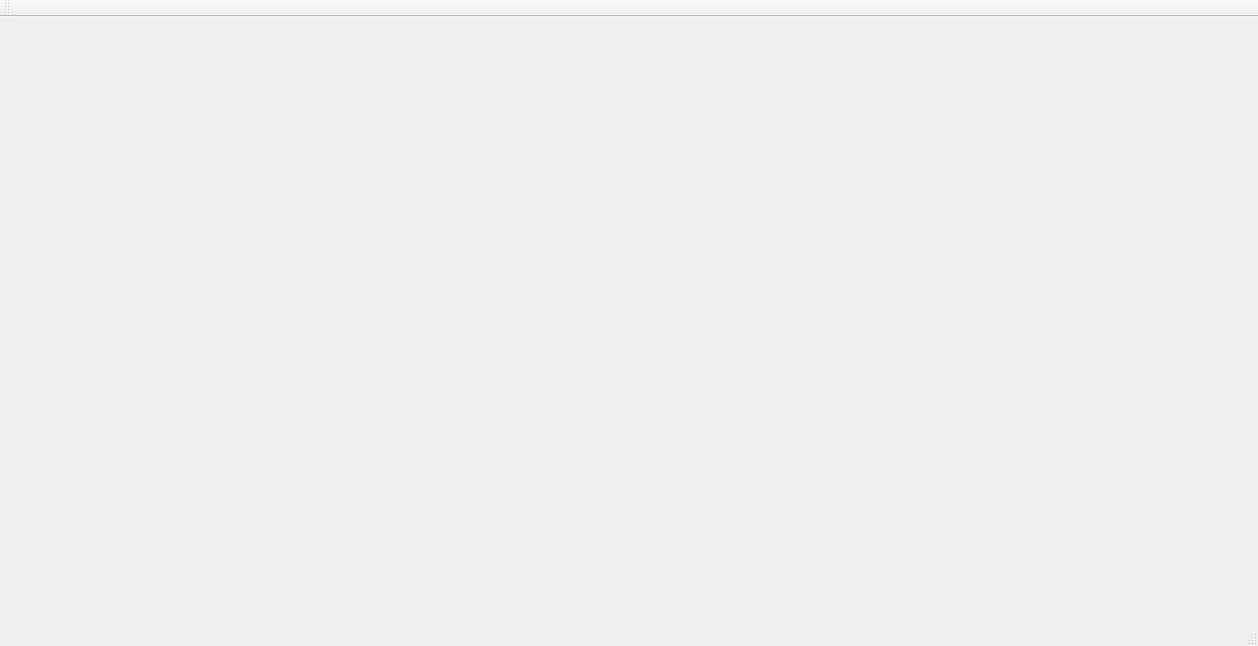
<?xml version="1.0" encoding="UTF-8"?>
<ui version="4.0">
 <class>MainWindow</class>
 <widget class="QMainWindow" name="MainWindow">
  <property name="geometry">
   <rect>
    <x>0</x>
    <y>0</y>
    <width>1258</width>
    <height>646</height>
   </rect>
  </property>
  <property name="windowTitle">
   <string>MainWindow</string>
  </property>
  <widget class="QWidget" name="centralWidget">
   <layout class="QGridLayout" name="gridLayout">
    <item row="0" column="0">
     <widget class="QCustomPlot" name="widget" native="true"/>
    </item>
   </layout>
  </widget>
  <widget class="QMenuBar" name="menuBar">
   <property name="geometry">
    <rect>
     <x>0</x>
     <y>0</y>
     <width>1258</width>
     <height>26</height>
    </rect>
   </property>
  </widget>
  <widget class="QToolBar" name="mainToolBar">
   <attribute name="toolBarArea">
    <enum>TopToolBarArea</enum>
   </attribute>
   <attribute name="toolBarBreak">
    <bool>false</bool>
   </attribute>
  </widget>
  <widget class="QStatusBar" name="statusBar"/>
 </widget>
 <layoutdefault spacing="6" margin="11"/>
 <customwidgets>
  <customwidget>
   <class>QCustomPlot</class>
   <extends>QWidget</extends>
   <header>qcustomplot.h</header>
   <container>1</container>
  </customwidget>
 </customwidgets>
 <resources/>
 <connections/>
</ui>
